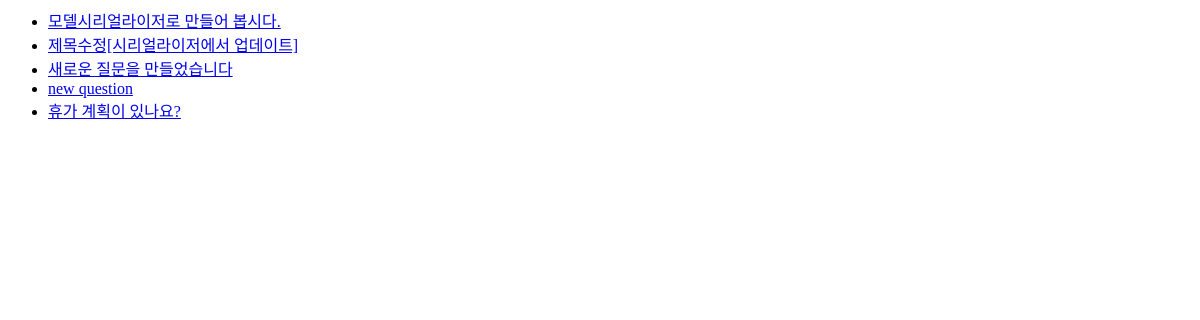
/polls/, run on an earlier commit of the app's database.
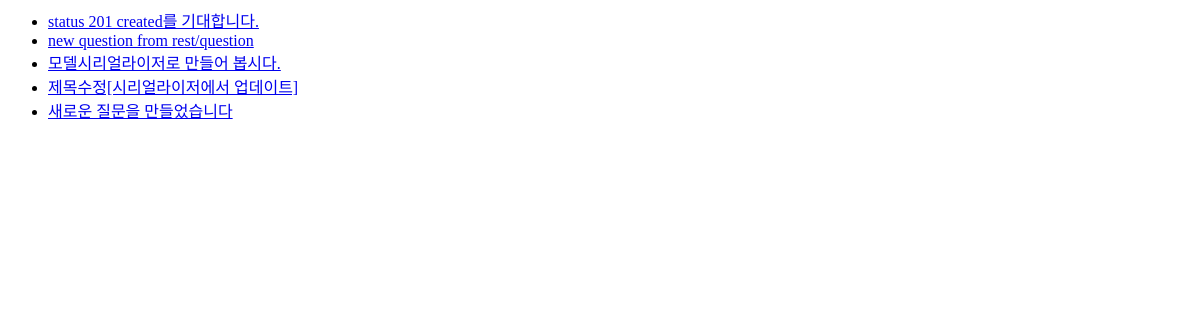
And on a later commit of the database.
### polls/models.py (models this page shows, shortened)
class Question(models.Model):
    question_text = models.CharField(max_length=200, verbose_name='질문')
    pub_date = models.DateTimeField(auto_now_add=True, verbose_name='생성일')
    owner = models.ForeignKey('auth.User', related_name='questions', on_delete=models.CASCADE, null=True)
    @admin.display(boolean=True, description='최근생성(하루기준)')
    def was_published_recently(self):
        return self.pub_date >= timezone.now() - datetime.timedelta(days=1)
    def was_published_recently(self):
        now = timezone.now()
        return now - datetime.timedelta(days=1) <= self.pub_date <= now
    was_published_recently.admin_order_field = 'pub_data'
    was_published_recently.boolean = True
    was_published_recently.short_description = 'Published recently?'

### polls/views.py (the view)
# urls.py: path('',views.index, name='index'),
def index(request):
    latest_question_list = Question.objects.order_by('-pub_date')[:5]
    context = {'questions': latest_question_list}
    return render(request,'polls/index.html', context)

### polls/templates/polls/index.html
{% if questions %}
<ul>
  {% for question in questions %}
  <li>
    <a href="{% url 'questions:question_detail' question.id %}"
      >{{question.question_text}}</a
    >
  </li>
  {% endfor %}
</ul>
{% else %}
<p>no questions</p>
{% endif %}

What changed in the data, as far as the page shows it:
no longer on this page (row unchanged): Question: question_text "new question"
no longer on this page (row unchanged): Question: question_text "휴가 계획이 있나요?"
added Question: question_text "status 201 created를 기대합니다."
added Question: question_text "new question from rest/question"
